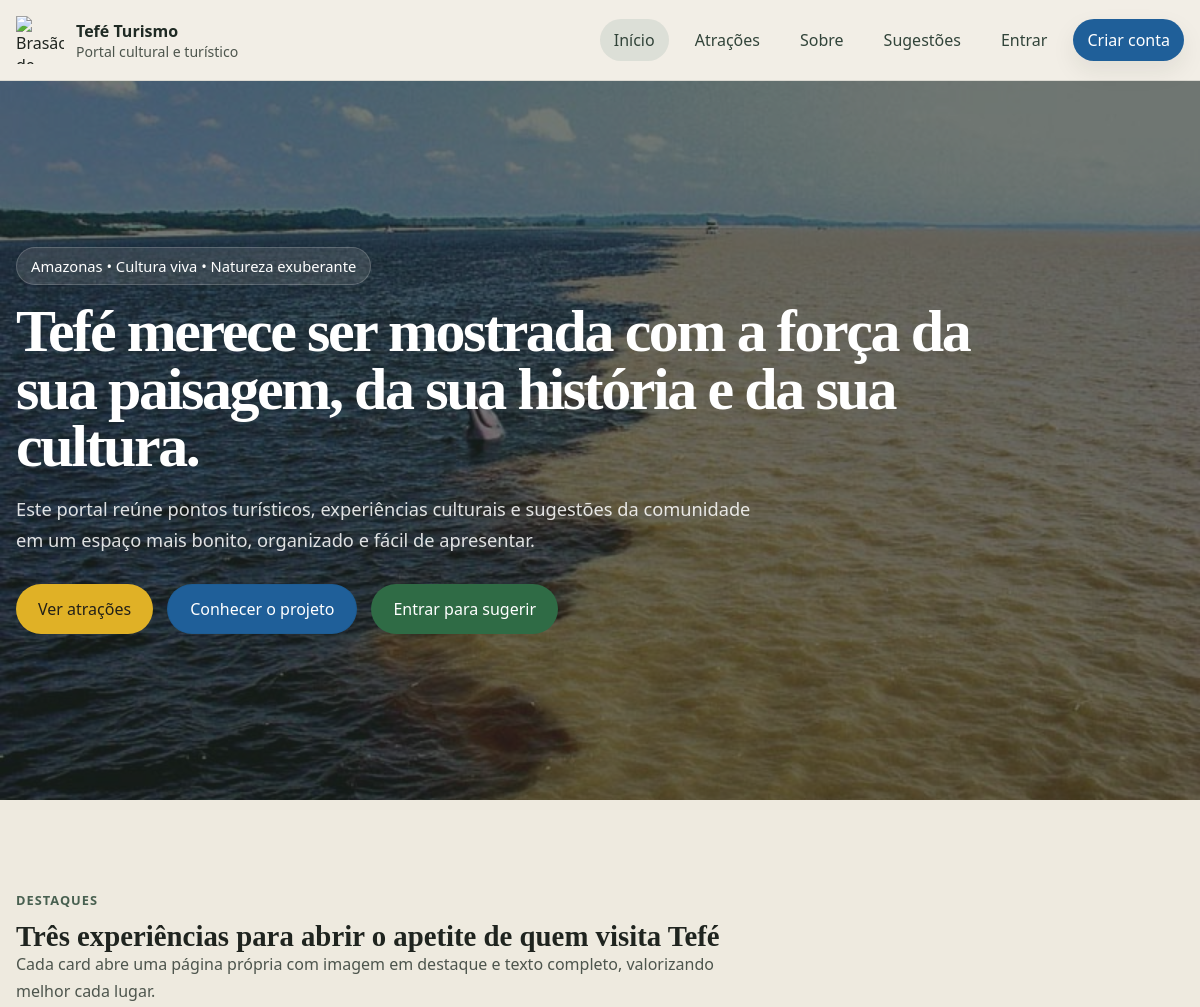
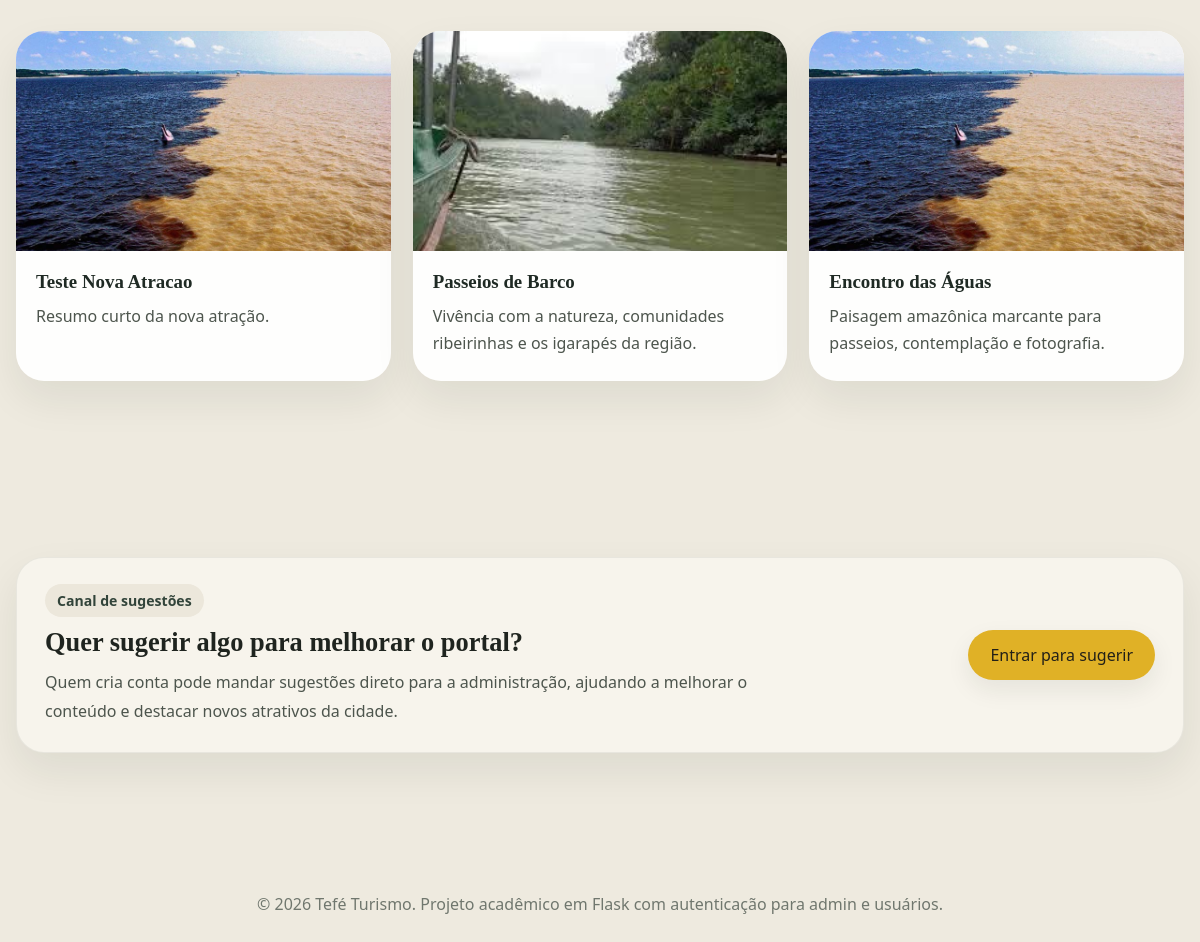
The page / on the database its author committed (2 pictures, top to bottom).
### tables this page shows
CREATE TABLE attractions (
            id INTEGER PRIMARY KEY AUTOINCREMENT,
            title TEXT NOT NULL UNIQUE,
            summary TEXT NOT NULL,
            content TEXT NOT NULL,
            image TEXT NOT NULL,
            created_by INTEGER,
            created_at TIMESTAMP DEFAULT CURRENT_TIMESTAMP,
            FOREIGN KEY (created_by) REFERENCES users (id)
        );

### app.py (the view)
@app.route("/")
def home():
    return render_template("index.html", attractions=fetch_attractions(limit=3))

### app.py (called while the page is built)
def get_db() -> sqlite3.Connection:
    if "db" not in g:
        g.db = sqlite3.connect(DATABASE)
        g.db.row_factory = sqlite3.Row
    return g.db

@app.context_processor
def inject_user():
    return {
        "current_user": {
            "id": session.get("user_id"),
            "name": session.get("name"),
            "role": session.get("role"),
        }
    }

def fetch_attractions(limit: int | None = None) -> list[sqlite3.Row]:
    query = """
        SELECT id, title, summary, content, image, created_at
        FROM attractions
        ORDER BY created_at DESC, id DESC
    """
    if limit:
        query += " LIMIT ?"
        return get_db().execute(query, (limit,)).fetchall()
    return get_db().execute(query).fetchall()

### templates/index.html (shortened to what this page needs)
{% extends "base.html" %}
{% block content %}
<main>
    <section class="hero">
        <video class="hero-video" autoplay muted loop playsinline poster="{{ url_for('asset_file', filename='img/encontro-aguas.jpg') }}">
            <source src="{{ url_for('asset_file', filename='video.tefe.mp4') }}" type="video/mp4">
        </video>
        <div class="hero-overlay"></div>
        <div class="hero-grid hero-grid-wide">
            <div class="hero-copy">
                <div class="eyebrow">Amazonas • Cultura viva • Natureza exuberante</div>
                <h1>Tefé merece ser mostrada com a força da sua paisagem, da sua história e da sua cultura.</h1>
                <p>
                    Este portal reúne pontos turísticos, experiências culturais e sugestões da comunidade
                    em um espaço mais bonito, organizado e fácil de apresentar.
                </p>
                <div class="hero-actions">
                    <a class="button button-primary" href="{{ url_for('attractions') }}">Ver atrações</a>
                    <a class="button button-secondary" href="{{ url_for('about') }}">Conhecer o projeto</a>
                    {% if current_user.id and current_user.role == 'user' %}
                        <a class="button button-tertiary" href="{{ url_for('user_dashboard') }}#enviar-sugestao">Fazer sugestão</a>
                    {% else %}
                        <a class="button button-tertiary" href="{{ url_for('login') }}">Entrar para sugerir</a>
                    {% endif %}
                </div>
            </div>
        </div>
    </section>
    <section class="section page-shell">
        <div class="section-heading">
            <span>Destaques</span>
            <h2>Três experiências para abrir o apetite de quem visita Tefé</h2>
            <p>
                Cada card abre uma página própria com imagem em destaque e texto completo,
                valorizando melhor cada lugar.
            </p>
        </div>
        <div class="cards-grid">
            {% for attraction in attractions %}
                <a href="{{ url_for('attraction_detail', attraction_id=attraction.id) }}">
                    <article class="card spotlight-card">
                        <img src="{{ url_for('asset_file', filename=attraction.image) }}" alt="{{ attraction.title }}">
                        <div class="card-body">
                            <h3>{{ attraction.title }}</h3>
                            <p>{{ attraction.summary }}</p>
                        </div>
                    </article>
                </a>
            {% endfor %}
        </div>
    </section>
    <section class="section page-shell" id="sugestoes">
        <div class="suggestion-callout">
            <div>
                <span class="badge">Canal de sugestões</span>
                <h2>Quer sugerir algo para melhorar o portal?</h2>
                <p>
                    Quem cria conta pode mandar sugestões direto para a administração, ajudando
                    a melhorar o conteúdo e destacar novos atrativos da cidade.
                </p>
            </div>
            {% if current_user.id and current_user.role == 'user' %}
                <a class="button button-primary" href="{{ url_for('user_dashboard') }}#enviar-sugestao">Abrir formulário</a>
            {% else %}
                <a class="button button-primary" href="{{ url_for('login') }}">Entrar para sugerir</a>
            {% endif %}
        </div>
    </section>
</main>
{% endblock %}

### rows shown on the page
attractions: image (picture), title "Teste Nova Atracao", summary "Resumo curto da nova atração."
attractions: image (picture), title "Passeios de Barco", summary "Vivência com a natureza, comunidades ribeirinhas e os igarapés da região."
attractions: image (picture), title "Encontro das Águas", summary "Paisagem amazônica marcante para passeios, contemplação e fotografia."
